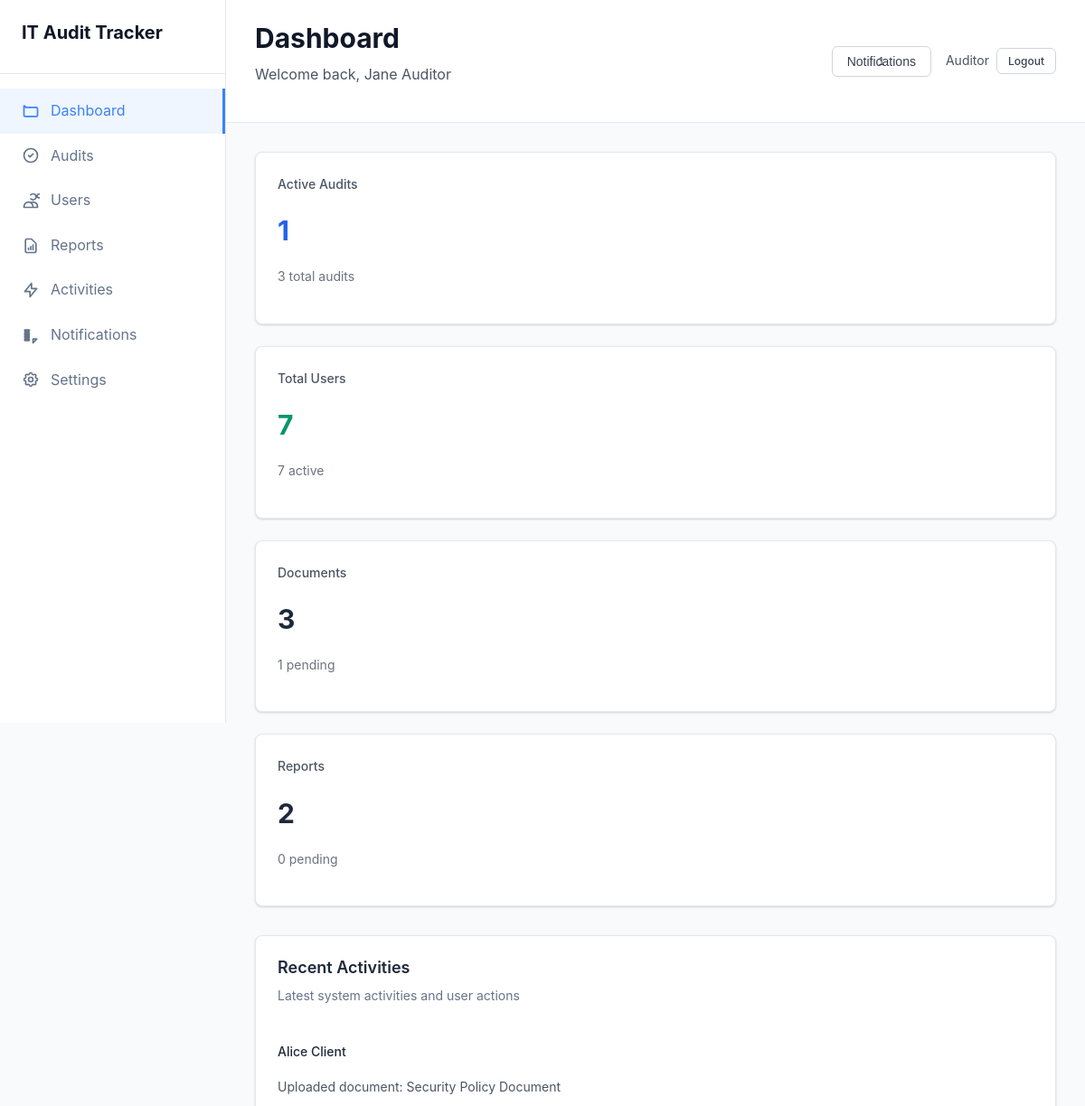
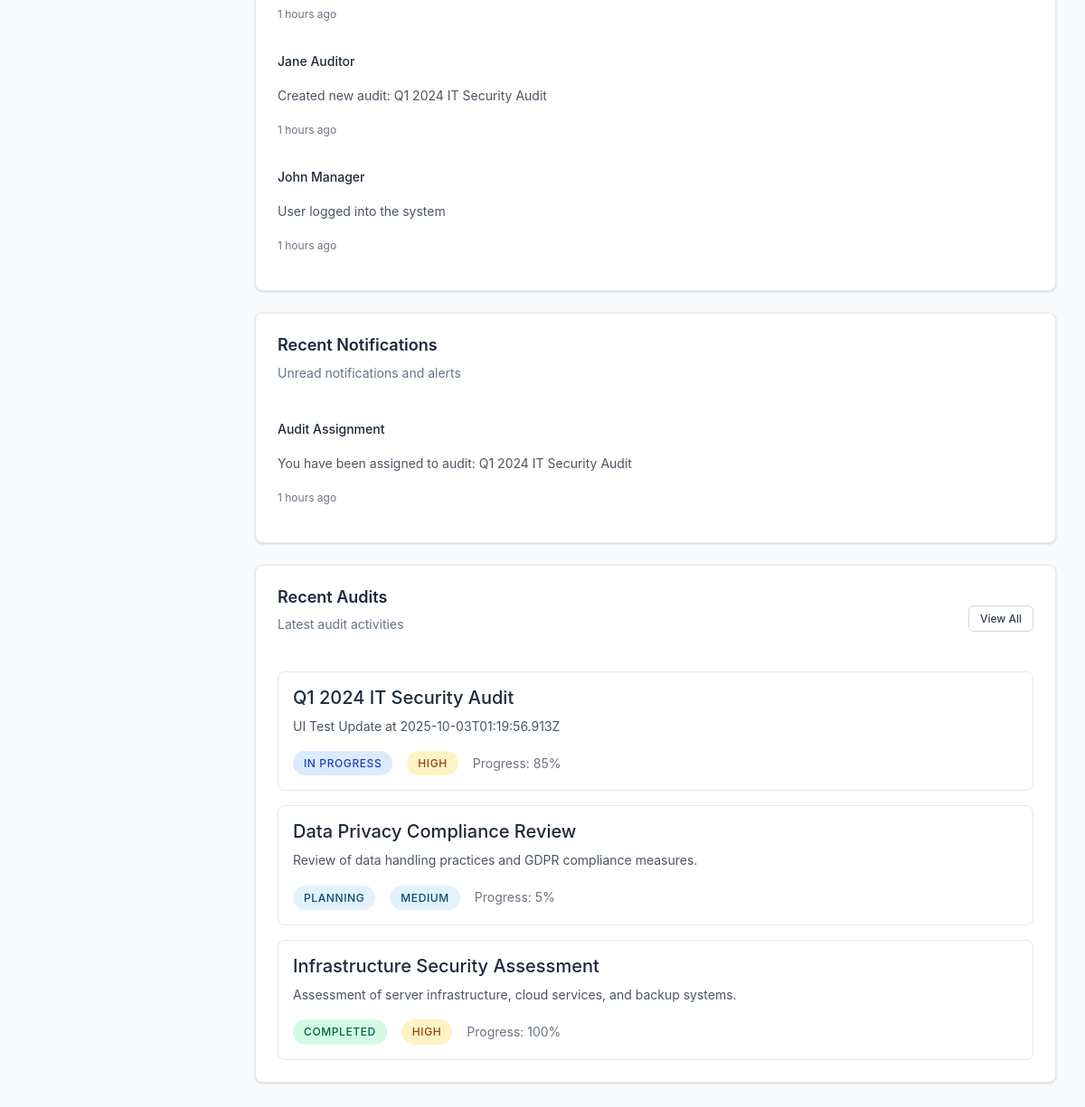
Screenshot of /admin/dashboard (signed in) with the database file from the repository (2 pictures, top to bottom).
### tables this page shows
CREATE TABLE `users` (
  `id` varchar(50) NOT NULL,
  `name` varchar(255) NOT NULL,
  `email` varchar(191) NOT NULL,
  `password_hash` varchar(255) NOT NULL,
  `role` enum('super_admin','audit_manager','auditor','management','client','department') NOT NULL,
  `department` varchar(255) NOT NULL,
  `is_active` tinyint(1) DEFAULT '1',
  `permissions` longtext,
  `last_login` timestamp NULL DEFAULT NULL,
  `created_at` timestamp NOT NULL DEFAULT CURRENT_TIMESTAMP,
  `updated_at` timestamp NOT NULL DEFAULT CURRENT_TIMESTAMP ON UPDATE CURRENT_TIMESTAMP
);

CREATE TABLE `activities` (
  `id` varchar(50) NOT NULL,
  `user_id` varchar(50) NOT NULL,
  `user_name` varchar(255) NOT NULL,
  `user_role` varchar(50) NOT NULL,
  `action` varchar(191) NOT NULL,
  `description` text,
  `timestamp` timestamp NOT NULL DEFAULT CURRENT_TIMESTAMP,
  `ip_address` varchar(45) DEFAULT NULL,
  `user_agent` text,
  `severity` enum('info','warning','error','critical') NOT NULL,
  `resource` varchar(255) DEFAULT NULL,
  `metadata` longtext
);

CREATE TABLE `notifications` (
  `id` varchar(50) NOT NULL,
  `user_id` varchar(50) NOT NULL,
  `user_name` varchar(255) NOT NULL,
  `user_role` varchar(50) NOT NULL,
  `title` varchar(500) NOT NULL,
  `message` text,
  `type` enum('audit_request','document_request','document_upload','audit_assignment','report_ready','security_alert','system_update') NOT NULL,
  `status` enum('unread','read','archived') DEFAULT 'unread',
  `priority` enum('low','medium','high','critical') NOT NULL,
  `created_at` timestamp NOT NULL DEFAULT CURRENT_TIMESTAMP,
  `read_at` timestamp NULL DEFAULT NULL,
  `expires_at` timestamp NULL DEFAULT NULL,
  `metadata` longtext
);

CREATE TABLE `audits` (
  `id` varchar(50) NOT NULL,
  `title` varchar(500) NOT NULL,
  `description` text,
  `status` enum('planning','in_progress','completed','cancelled') NOT NULL,
  `priority` enum('low','medium','high','critical') NOT NULL,
  `audit_manager` varchar(50) NOT NULL,
  `assigned_auditors` longtext,
  `start_date` date NOT NULL,
  `end_date` date NOT NULL,
  `scope` longtext,
  `compliance_frameworks` longtext,
  `progress` int(11) DEFAULT '0',
  `created_at` timestamp NOT NULL DEFAULT CURRENT_TIMESTAMP,
  `updated_at` timestamp NOT NULL DEFAULT CURRENT_TIMESTAMP ON UPDATE CURRENT_TIMESTAMP
);

### pages/admin/dashboard.php (the view, shortened to what the rows shown need)
<?php
require_once APP_ROOT . '/config/config.php';
$auth = getAuth();
$auth->requireAdminAccess();
$user = $auth->getCurrentUser();
$auditManager = getAuditManager();
$userManager = getUserManager();
$documentManager = getDocumentManager();
$reportManager = getReportManager();
$notificationManager = getNotificationManager();
$activityLogger = getActivityLogger();
$auditStats = $auditManager->getAuditStats();
$userStats = $userManager->getUserStats();
$documentStats = $documentManager->getDocumentStats();
$reportStats = $reportManager->getReportStats();
$recentActivities = $activityLogger->getRecentActivities(10);
$recentNotifications = $notificationManager->getUnreadNotificationsByUser($user['id']);
$recentAudits = $auditManager->getAllAudits(['limit' => 5]);
?>
<!DOCTYPE html>
<html lang="en">
<head>
    <link rel="stylesheet" href="<?php echo BASE_URL; ?>/assets/css/style.css">
</head>
<body>
    <div class="sidebar">
        <div class="sidebar-header">
            <h2 class="text-xl font-bold text-gray-900"><?php echo APP_NAME; ?></h2>
        </div>
        <nav class="sidebar-nav">
            <a href="<?php echo BASE_URL; ?>/admin/dashboard" class="nav-link active">
                <svg class="nav-icon" fill="none" stroke="currentColor" viewBox="0 0 24 24">
                    <path stroke-linecap="round" stroke-linejoin="round" stroke-width="2" d="M3 7v10a2 2 0 002 2h14a2 2 0 002-2V9a2 2 0 00-2-2H5a2 2 0 00-2-2z"></path>
                </svg>
                Dashboard
            </a>
            <a href="<?php echo BASE_URL; ?>/admin/audits" class="nav-link">
                <svg class="nav-icon" fill="none" stroke="currentColor" viewBox="0 0 24 24">
                    <path stroke-linecap="round" stroke-linejoin="round" stroke-width="2" d="M9 12l2 2 4-4m6 2a9 9 0 11-18 0 9 9 0 0118 0z"></path>
                </svg>
                Audits
            </a>
            <a href="<?php echo BASE_URL; ?>/admin/users" class="nav-link">
                <svg class="nav-icon" fill="none" stroke="currentColor" viewBox="0 0 24 24">
                    <path stroke-linecap="round" stroke-linejoin="round" stroke-width="2" d="M12 4.354a4 4 0 110 5.292M15 21H3v-1a6 6 0 0112 0v1zm0 0h6v-1a6 6 0 00-9-5.197m13.5-9a2.5 2.5 0 11-5 0 2.5 2.5 0 015 0z"></path>
                </svg>
                Users
            </a>
            <a href="<?php echo BASE_URL; ?>/admin/reports" class="nav-link">
                <svg class="nav-icon" fill="none" stroke="currentColor" viewBox="0 0 24 24">
                    <path stroke-linecap="round" stroke-linejoin="round" stroke-width="2" d="M9 17v-2m3 2v-4m3 4v-6m2 10H7a2 2 0 01-2-2V5a2 2 0 012-2h5.586a1 1 0 01.707.293l5.414 5.414a1 1 0 01.293.707V19a2 2 0 01-2 2z"></path>
                </svg>
                Reports
            </a>
            <a href="<?php echo BASE_URL; ?>/admin/activities" class="nav-link">
                <svg class="nav-icon" fill="none" stroke="currentColor" viewBox="0 0 24 24">
                    <path stroke-linecap="round" stroke-linejoin="round" stroke-width="2" d="M13 10V3L4 14h7v7l9-11h-7z"></path>
                </svg>
                Activities
            </a>
            <a href="<?php echo BASE_URL; ?>/admin/notifications" class="nav-link">
                <svg class="nav-icon" fill="none" stroke="currentColor" viewBox="0 0 24 24">
                    <path stroke-linecap="round" stroke-linejoin="round" stroke-width="2" d="M15 17h5l-5 5v-5zM4 19h6v-2H4v2zM4 15h6v-2H4v2zM4 11h6V9H4v2zM4 7h6V5H4v2z"></path>
                </svg>
                Notifications
            </a>
            <a href="<?php echo BASE_URL; ?>/admin/settings" class="nav-link">
                Settings
            </a>
        </nav>
    </div>
    <div class="main-content">
        <div class="content-header">
            <div class="flex items-center justify-between">
                <div>
                    <h1 class="text-3xl font-bold text-gray-900">Dashboard</h1>
                    <p class="text-gray-600">Welcome back, <?php echo escapeHtml($user['name']); ?></p>
                </div>
                <div class="flex items-center space-x-4">
                    <div class="relative">
                        <button class="btn btn-outline relative">
                            Notifications
                            <?php if (count($recentNotifications) > 0): ?>
                                <span class="absolute -top-2 -right-2 bg-red-500 text-white text-xs rounded-full h-5 w-5 flex items-center justify-center">
                                    <?php echo count($recentNotifications); ?>
                                </span>
                            <?php endif; ?>
                        </button>
                    </div>
                    <div class="flex items-center space-x-2">
                        <span class="text-sm text-gray-600"><?php echo escapeHtml(USER_ROLES[$user['role']]); ?></span>
                        <a href="<?php echo BASE_URL; ?>/auth/logout" class="btn btn-outline btn-sm">Logout</a>
                    </div>
                </div>
            </div>
        </div>
        <div class="content-body">
            <div class="grid grid-cols-1 md:grid-cols-2 lg:grid-cols-4 gap-6 mb-8">
                <div class="card">
                    <div class="card-content">
                        <div class="flex items-center justify-between">
                            <div>
                                <p class="text-sm font-medium text-gray-600">Active Audits</p>
                                <p class="text-3xl font-bold text-blue-600"><?php echo $auditStats['in_progress_audits'] ?? 0; ?></p>
                                <p class="text-sm text-gray-500"><?php echo $auditStats['total_audits'] ?? 0; ?> total audits</p>
                            </div>
                        </div>
                    </div>
                </div>
                <div class="card">
                    <div class="card-content">
                        <div class="flex items-center justify-between">
                            <div>
                                <p class="text-sm font-medium text-gray-600">Total Users</p>
                                <p class="text-3xl font-bold text-green-600"><?php echo $userStats['total_users'] ?? 0; ?></p>
                                <p class="text-sm text-gray-500"><?php echo $userStats['active_users'] ?? 0; ?> active</p>
                            </div>
                        </div>
                    </div>
                </div>
                <div class="card">
                    <div class="card-content">
                        <div class="flex items-center justify-between">
                            <div>
                                <p class="text-sm font-medium text-gray-600">Documents</p>
                                <p class="text-3xl font-bold text-orange-600"><?php echo $documentStats['total_documents'] ?? 0; ?></p>
                                <p class="text-sm text-gray-500"><?php echo $documentStats['pending_documents'] ?? 0; ?> pending</p>
                            </div>
                        </div>
                    </div>
                </div>
                <div class="card">
                    <div class="card-content">
                        <div class="flex items-center justify-between">
                            <div>
                                <p class="text-sm font-medium text-gray-600">Reports</p>
                                <p class="text-3xl font-bold text-purple-600"><?php echo $reportStats['total_reports'] ?? 0; ?></p>
                                <p class="text-sm text-gray-500"><?php echo $reportStats['pending_reports'] ?? 0; ?> pending</p>
                            </div>
                        </div>
                    </div>
                </div>
            </div>
            <div class="grid grid-cols-1 lg:grid-cols-2 gap-6">
                <div class="card">
                    <div class="card-header">
                        <h3 class="card-title">Recent Activities</h3>
                        <p class="card-description">Latest system activities and user actions</p>
                    </div>
                    <div class="card-content">
                        <div class="space-y-4">
                            <?php if (!empty($recentActivities)): ?>
                                <?php foreach (array_slice($recentActivities, 0, 6) as $activity): ?>
                                    <div class="flex items-start space-x-3">
                                        <div class="flex-1">
                                            <p class="text-sm font-medium"><?php echo escapeHtml($activity['user_name']); ?></p>
                                            <p class="text-sm text-gray-600"><?php echo escapeHtml($activity['description']); ?></p>
                                            <p class="text-xs text-gray-500"><?php echo getRelativeTime($activity['timestamp']); ?></p>
                                        </div>
                                    </div>
                                <?php endforeach; ?>
                            <?php else: ?>
                                <p class="text-sm text-gray-500 text-center py-4">No recent activities</p>
                            <?php endif; ?>
                        </div>
                    </div>
                </div>
                <div class="card">
                    <div class="card-header">
                        <h3 class="card-title">Recent Notifications</h3>
                        <p class="card-description">Unread notifications and alerts</p>
                    </div>
                    <div class="card-content">
                        <div class="space-y-4">
                            <?php if (!empty($recentNotifications)): ?>
                                <?php foreach (array_slice($recentNotifications, 0, 6) as $notification): ?>
                                    <div class="flex items-start space-x-3">
                                        <div class="flex-1">
                                            <p class="text-sm font-medium"><?php echo escapeHtml($notification['title']); ?></p>
                                            <p class="text-sm text-gray-600"><?php echo escapeHtml($notification['message']); ?></p>
                                            <p class="text-xs text-gray-500"><?php echo getRelativeTime($notification['created_at']); ?></p>
                                        </div>
                                    </div>
                                <?php endforeach; ?>
                            <?php else: ?>
                                <p class="text-sm text-gray-500 text-center py-4">No unread notifications</p>
                            <?php endif; ?>
                        </div>
                    </div>
                </div>
            </div>
            <div class="card mt-6">
                <div class="card-header">
                    <div class="flex items-center justify-between">
                        <div>
                            <h3 class="card-title">Recent Audits</h3>
                            <p class="card-description">Latest audit activities</p>
                        </div>
                        <a href="<?php echo BASE_URL; ?>/admin/audits" class="btn btn-outline btn-sm">View All</a>
                    </div>
                </div>
                <div class="card-content">
                    <div class="space-y-4">
                        <?php if (!empty($recentAudits)): ?>
                            <?php foreach ($recentAudits as $audit): ?>
                                <div class="flex items-center justify-between p-4 border rounded-lg">
                                    <div class="flex-1">
                                        <h4 class="font-medium"><?php echo escapeHtml($audit['title']); ?></h4>
                                        <p class="text-sm text-gray-600"><?php echo escapeHtml($audit['description']); ?></p>
                                        <div class="flex items-center space-x-4 mt-2">
                                            <span class="badge badge-<?php echo getStatusColor($audit['status']); ?>">
                                                <?php echo escapeHtml(ucfirst(str_replace('_', ' ', $audit['status']))); ?>
                                            </span>
                                            <span class="badge badge-<?php echo getPriorityColor($audit['priority']); ?>">
                                                <?php echo escapeHtml(ucfirst($audit['priority'])); ?>
                                            </span>
                                            <span class="text-sm text-gray-500">
                                                Progress: <?php echo $audit['progress']; ?>%
                                            </span>
                                        </div>
                                    </div>
                                </div>
                            <?php endforeach; ?>
                        <?php else: ?>
                            <p class="text-sm text-gray-500 text-center py-4">No recent audits</p>
                        <?php endif; ?>
                    </div>
                </div>
            </div>
        </div>
    </div>
</body>
</html>

### rows the page displays
users: name "Jane Auditor", role "Auditor"
activities: user_name "Alice Client", description "Uploaded document: Security Policy Document", timestamp "1 hours ago"
activities: user_name "Jane Auditor", description "Created new audit: Q1 2024 IT Security Audit", timestamp "1 hours ago"
activities: user_name "John Manager", description "User logged into the system", timestamp "1 hours ago"
notifications: title "Audit Assignment", message "You have been assigned to audit: Q1 2024 IT Security Audit", created_at "1 hours ago"
audits: title "Q1 2024 IT Security Audit", description "UI Test Update at 2025-10-03T01:19:56.913Z", status "IN PROGRESS", priority "HIGH", progress "85"
audits: title "Data Privacy Compliance Review", description "Review of data handling practices and GDPR compliance measures.", status "PLANNING", priority "MEDIUM", progress "5"
audits: title "Infrastructure Security Assessment", description "Assessment of server infrastructure, cloud services, and backup systems.", status "COMPLETED", priority "HIGH", progress "100"

### other values shown
APP_NAME "IT Audit Tracker"
count($recentNotifications) "1"
$auditStats['in_progress_audits'] "1"
$auditStats['total_audits'] "3"
$userStats['total_users'] "7"
$userStats['active_users'] "7"
$documentStats['total_documents'] "3"
$documentStats['pending_documents'] "1"
$reportStats['total_reports'] "2"
$reportStats['pending_reports'] "0"
